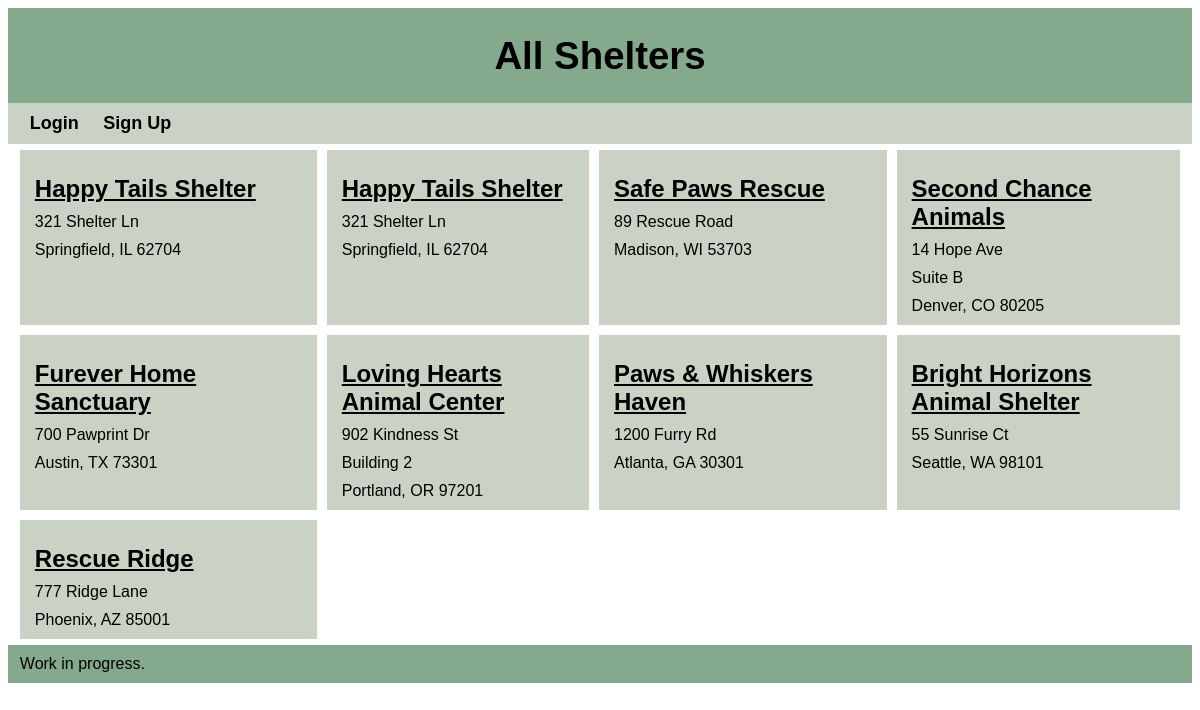
The app's page /index, older data.
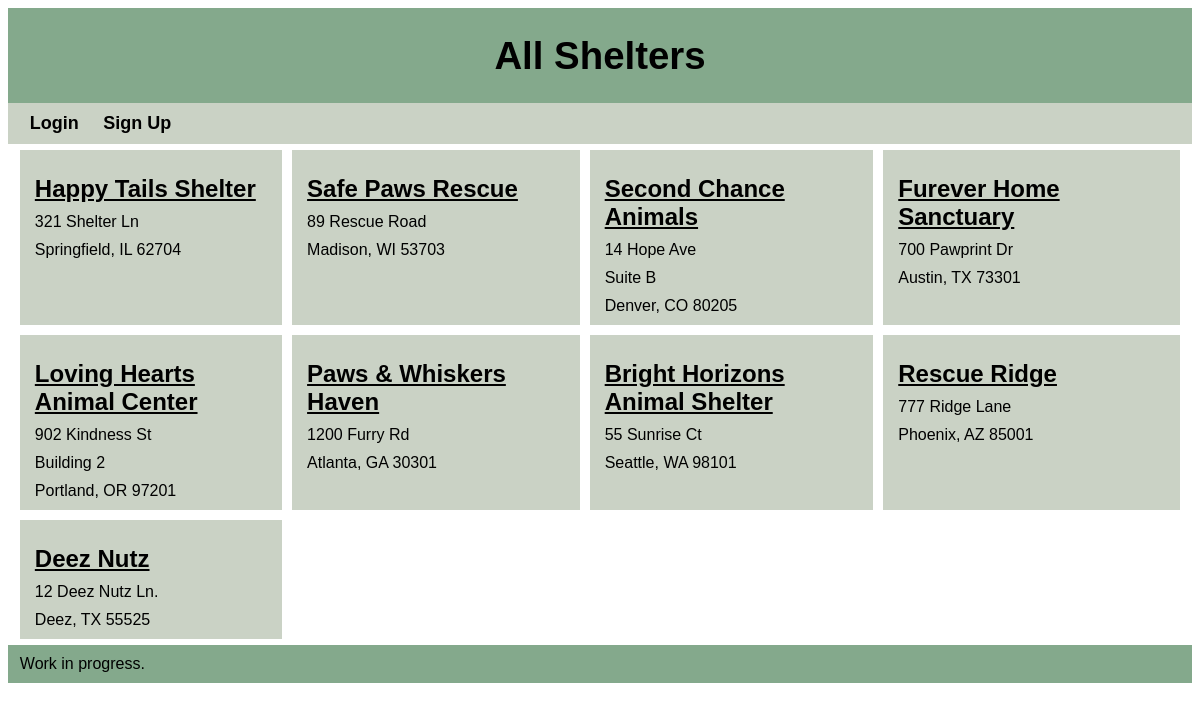
The same page, newer data.
### tables this page shows
CREATE TABLE Shelter (
        shelter_id INTEGER PRIMARY KEY AUTOINCREMENT,
        name TEXT NOT NULL,
        email TEXT NOT NULL,
        phone TEXT NOT NULL,
        street1 TEXT NOT NULL,
        street2 TEXT,
        city TEXT NOT NULL,
        state TEXT NOT NULL,
        zip TEXT NOT NULL,
        account_id INTEGER,
        date_shelter_added TEXT,
        no_kill BOOLEAN NOT NULL,
        max_dogs INTEGER NOT NULL,
        max_cats INTEGER NOT NULL,
        dogs BOOLEAN NOT NULL,
        cats BOOLEAN NOT NULL,
        shelterPasscode INTEGER NOT NULL,
        FOREIGN KEY (account_id) REFERENCES Account(account_id)
    );

### app/api.py (the view)
@app.route("/")
@app.route("/index")
def index():
    conn = sqlite3.connect(DATABASE)
    conn.row_factory = sqlite3.Row
    cursor = conn.cursor()
    shelters = cursor.execute('SELECT name, shelter_id, street1, street2, city, state, zip FROM Shelter').fetchall()
    return render_template('index.html', shelters = shelters)

### app/api.py (called while the page is built, shortened)
@app.before_request
def auto_logout():
    if not current_user.is_authenticated:
        return

### app/templates/index.html (shortened to what this page needs)
<!doctype html>
<html>
<head>
    <link rel="stylesheet" type="text/css" href="{{ url_for('static', filename='style.css') }}">
</head>
<body>
    <div id="container">
        <header>
            <h1>All Shelters</h1>
        </header>
        <nav id="navbar">
            {% if current_user.is_authenticated %}
                <a href="{{ url_for('logout') }}" class="nav-button">Logout</a>
            {% else %}
                <a href = "login.html">Login</a>
                <a href="signup.html">Sign Up</a>
            {% endif %}
        </nav>
        <main>
            <div id = "grid">
            {% for shelter in shelters %}
                <a href="/home/{{ shelter['shelter_id'] }}">
                    <h2>{{ shelter['name'] }}</h2>
                    <p>{{ shelter['street1'] }}</p>
                    {% if shelter['street2'] %}
                        <p>{{ shelter['street2'] }}</p>
                    {% endif %}
                    <p>{{ shelter['city'] }}, {{ shelter['state'] }} {{ shelter['zip'] }}</p>
                </a>
            {% endfor %}
            </div>
        </main>
        <footer>Work in progress.</a></footer>
    </div>
</body>
</html>

### app/static/style.css (style rules this page uses)
header { font-size: larger; background-color: #84a98c; align-content:center; text-align: center; font-family: 'Franklin Gothic Medium', 'Arial Narrow', Arial, sans-serif; }
nav { background-color: #cad2c5; padding: 10px 1%; font-family: Arial, Helvetica, sans-serif; }
nav a { font-weight: bold; font-size: large; text-decoration: none; padding: 10px; color: black; }
#grid p { padding: 5px 0; margin: 0; }
#grid h2 { text-decoration: underline; margin-bottom: 5px; }
main { padding: 0.5% 1%; font-family: Arial, Helvetica, sans-serif; }
#grid { display:grid; grid-template-columns: auto auto auto auto; gap: 10px; }
#grid a { color: black; text-decoration:none; background-color: #cad2c5; padding: 5px 15px; }
footer { background-color: #84a98c; padding: 10px 1%; font-family: 'Franklin Gothic Medium', 'Arial Narrow', Arial, sans-serif; }

Row changes from the older to the newer data that the page shows:
removed Shelter: name "Happy Tails Shelter", street1 "321 Shelter Ln", city "Springfield", state "IL", zip "62704"
added Shelter: name "Deez Nutz", street1 "12 Deez Nutz Ln.", city "Deez", state "TX", zip "55525"
